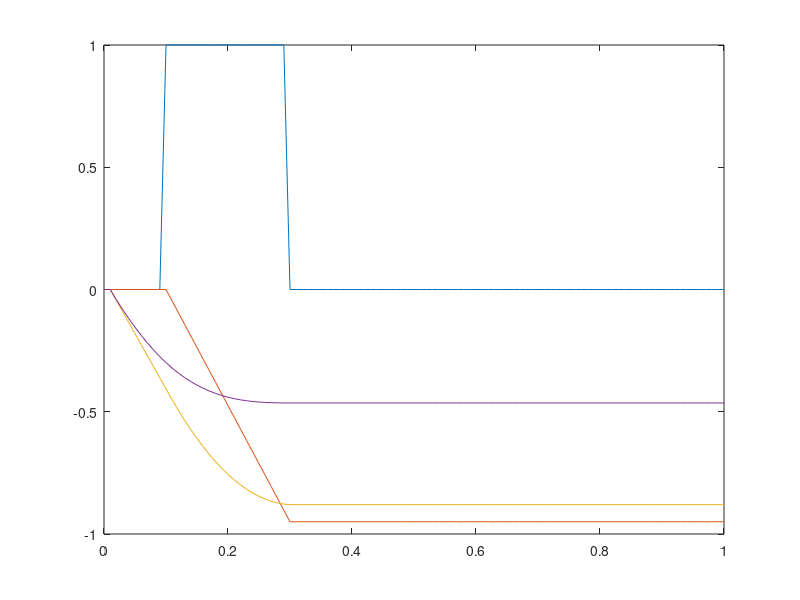

This figure's MATLAB source:
% This code solves the Advection-Diffusion Equation, 
%       u_t+au_x=bu_xx
% using a Fraction Step Method (discussed in Chpt 11 of FDM by Leveque).
% This method solves  u_t+au_x=0  over a time step k/2 to get a grid value
% U*.  U* is used in u_t=bu_xx over a second time step k/2 to get the grid
% value, U at time t_0+k.

% Upwind_Advection.m from ``Numerical Schemes'' will be borrowed for the
% advection part of this solver, and Two_Point_BVP_Centered_Difference.m
% for the diffusion.

a=0.0475;  % advection coefficient
b=1;  % diffusion coefficient

%I=@(y) -(y-0.7808).^2+0.6096;  % example u(x,0) (didn't yield good results
                                % for the first version of this code

m=100;   % # spatial grid points
xend=1;    % final x value
h=xend/m;   % step size
x=[0:h:xend];   % x grid

n=1000;
tend=2;
k=tend/n;
t=[0:k:tend];

if (abs(a*k/h)>1)
	error(['Please select "a" smaller than ', num2str(h/k), '. ',...
        num2str(0.95*h/k), ' gives |ak/h|=0.95.']) % Upwind stable for |ak<h|<1
end

% Setup Centered Difference method for Diffusion

A=sparse(m,m);   % Sparse uses less memory than zeros
A(1,1)=1;  % Columns 1 and m done manually because they do not
A(1,2)=0;   %   include both the lower and upper diagonals.
A(m,m)=h;   % FE approximation of derivative for u'(1)=0 condition
A(m,m-1)=-h;
for i=2:m-1; 
    A(i,i)=2;  % main diagonal is 2
    A(i,i-1)=-1; % upper diagonal is -1
    A(i,i+1)=-1; % lower diagonal is -1
end

% Advection, then Diffusion

u1=zeros(1,length(x));
u1(round(0.1*(length(x)/xend)+1):round(0.3*(length(x)/xend)))=1;

close all
figure
plot(x,u1)
hold on
for i=1:3
	u0=u1;	% update (i-1)k solution vector
	u1(2:m)=u0(2:m)-(a*k/h)*(u0(2:m)-u0(1:m-1)); % upwind advection for a>0
	u1(1)=0; 	% Dirichlet BC at x=0
    u1(m+1)=u1(m);  % Neumann BC at x=1
    F=zeros(m,1);
    for i=3:m
        F(i-1)=(u1(i)-u0(i))/k;   % f(x(i))=u_t(x(i))
    end
    F(m)=0; % Neumann BC
    F=-F;
    u1(2:m+1)=1e2*(h^2.*(A\F))'; % centered difference for diffusion
    plot(x,u1)
    pause(0.01)
end
hold off
